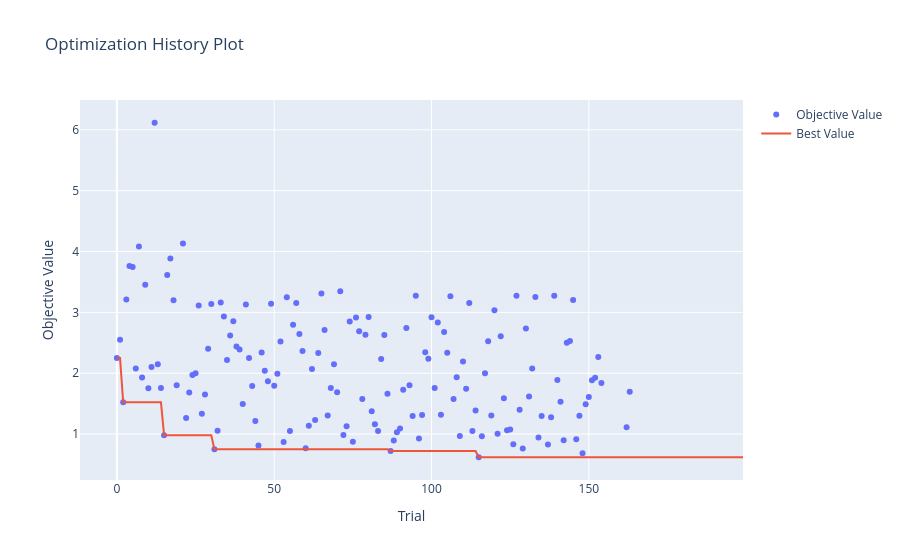
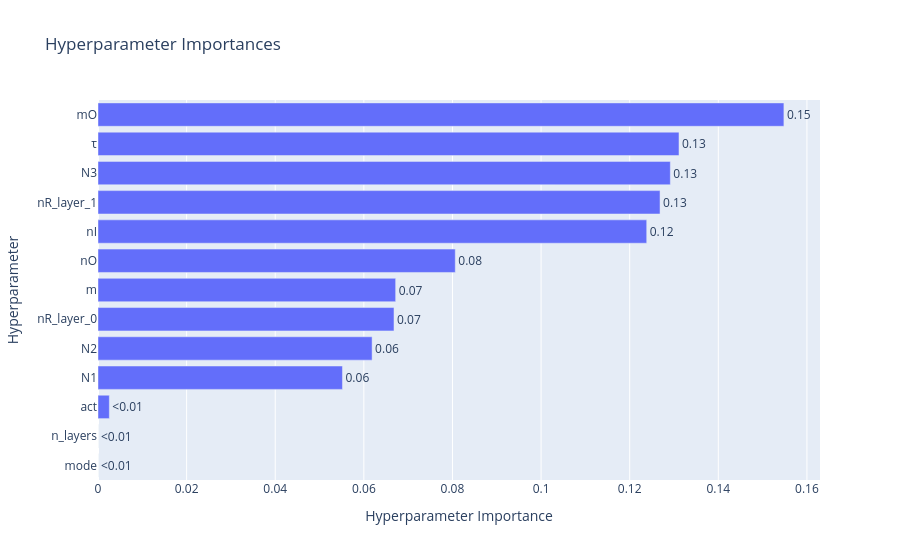
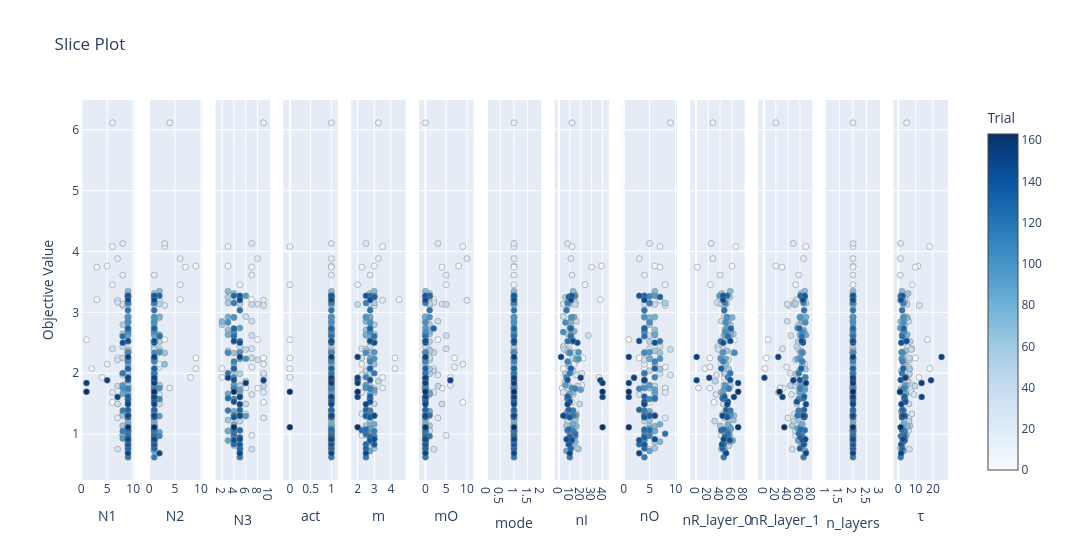

Notebook source saved alongside these figures, in order:
### Markdown cell above
Phase 3 — analysis (new cell):

### Code cell
db = 'sqlite:///' + os.path.abspath(os.path.join('Optimization', RunTag(), 'optuna.db')).replace(os.sep, '/')
for name in sorted(optuna.get_all_study_names(db)):
    st = optuna.load_study(study_name=name, storage=db)
    done = [t for t in st.trials if t.state == optuna.trial.TrialState.COMPLETE]
    best = f'{min(t.value for t in done):.4f}' if done else '-'
    print(f'{name}: {len(st.trials)} trials | {len(done)} completos | melhor {best}')

st = optuna.load_study(study_name='obj1_L2-2_s1', storage=db)   # escolha o estudo
optuna.visualization.plot_optimization_history(st).show()
optuna.visualization.plot_param_importances(st).show()
optuna.visualization.plot_slice(st).show()

### Figure 1 — Plotly figure (JSON) as saved in the notebook; plotly's stock layout.template omitted (floating-point values rounded to 4 significant figures; data arrays with more than 128 entries replaced by an {"elided": "..."} marker saying what was removed)
{"data": [{"mode": "markers", "name": "Objective Value", "type": "scatter", "x": {"elided": "155 int values"}, "y": {"elided": "155 float values"}}, {"mode": "lines", "name": "Best Value", "type": "scatter", "x": {"elided": "200 int values"}, "y": {"elided": "200 float values"}}, {"marker": {"color": "#cccccc"}, "mode": "markers", "name": "Infeasible Trial", "showlegend": false, "type": "scatter", "x": [], "y": []}], "layout": {"title": {"text": "Optimization History Plot"}, "xaxis": {"title": {"text": "Trial"}}, "yaxis": {"title": {"text": "Objective Value"}}}}

### Figure 2 — Plotly figure (JSON) as saved in the notebook; plotly's stock layout.template omitted (floating-point values rounded to 4 significant figures)
{"data": [{"cliponaxis": false, "hovertemplate": ["mode (IntDistribution): 0.0<extra></extra>", "n_layers (IntDistribution): 0.0<extra></extra>", "act (IntDistribution): 0.0025562159551605736<extra></extra>", "N1 (IntDistribution): 0.05517177435411003<extra></extra>", "N2 (IntDistribution): 0.06186429847267671<extra></extra>", "nR_layer_0 (IntDistribution): 0.06680295086059637<extra></extra>", "m (FloatDistribution): 0.067180284101394<extra></extra>", "nO (IntDistribution): 0.08063579394021886<extra></extra>", "nI (IntDistribution): 0.12384122842618635<extra></extra>", "nR_layer_1 (IntDistribution): 0.12684748844130408<extra></extra>", "N3 (IntDistribution): 0.12917293451217954<extra></extra>", "τ (FloatDistribution): 0.13112450544889295<extra></extra>", "mO (IntDistribution): 0.15480252548728035<extra></extra>"], "name": "Objective Value", "orientation": "h", "text": ["<0.01", "<0.01", "<0.01", "0.06", "0.06", "0.07", "0.07", "0.08", "0.12", "0.13", "0.13", "0.13", "0.15"], "textposition": "outside", "type": "bar", "x": [0, 0, 0.002556, 0.05517, 0.06186, 0.0668, 0.06718, 0.08064, 0.1238, 0.1268, 0.1292, 0.1311, 0.1548], "y": ["mode", "n_layers", "act", "N1", "N2", "nR_layer_0", "m", "nO", "nI", "nR_layer_1", "N3", "τ", "mO"]}], "layout": {"title": {"text": "Hyperparameter Importances"}, "xaxis": {"title": {"text": "Hyperparameter Importance"}}, "yaxis": {"title": {"text": "Hyperparameter"}}}}

### Figure 3 — Plotly figure (JSON) as saved in the notebook; plotly's stock layout.template omitted (floating-point values rounded to 4 significant figures; data arrays with more than 128 entries replaced by an {"elided": "..."} marker saying what was removed)
{"data": [{"marker": {"color": {"elided": "155 int values"}, "colorbar": {"title": {"text": "Trial"}, "x": 1, "xpad": 40}, "colorscale": [[0, "rgb(247,251,255)"], [0.125, "rgb(222,235,247)"], [0.25, "rgb(198,219,239)"], [0.375, "rgb(158,202,225)"], [0.5, "rgb(107,174,214)"], [0.625, "rgb(66,146,198)"], [0.75, "rgb(33,113,181)"], [0.875, "rgb(8,81,156)"], [1, "rgb(8,48,107)"]], "line": {"color": "Grey", "width": 0.5}, "showscale": true}, "mode": "markers", "name": "Feasible Trial", "showlegend": false, "type": "scatter", "x": {"elided": "155 int values"}, "xaxis": "x", "y": {"elided": "155 float values"}, "yaxis": "y"}, {"marker": {"color": {"elided": "155 int values"}, "colorbar": {"title": {"text": "Trial"}, "x": 1, "xpad": 40}, "colorscale": [[0, "rgb(247,251,255)"], [0.125, "rgb(222,235,247)"], [0.25, "rgb(198,219,239)"], [0.375, "rgb(158,202,225)"], [0.5, "rgb(107,174,214)"], [0.625, "rgb(66,146,198)"], [0.75, "rgb(33,113,181)"], [0.875, "rgb(8,81,156)"], [1, "rgb(8,48,107)"]], "line": {"color": "Grey", "width": 0.5}, "showscale": false}, "mode": "markers", "name": "Feasible Trial", "showlegend": false, "type": "scatter", "x": {"elided": "155 int values"}, "xaxis": "x2", "y": {"elided": "155 float values"}, "yaxis": "y2"}, {"marker": {"color": {"elided": "155 int values"}, "colorbar": {"title": {"text": "Trial"}, "x": 1, "xpad": 40}, "colorscale": [[0, "rgb(247,251,255)"], [0.125, "rgb(222,235,247)"], [0.25, "rgb(198,219,239)"], [0.375, "rgb(158,202,225)"], [0.5, "rgb(107,174,214)"], [0.625, "rgb(66,146,198)"], [0.75, "rgb(33,113,181)"], [0.875, "rgb(8,81,156)"], [1, "rgb(8,48,107)"]], "line": {"color": "Grey", "width": 0.5}, "showscale": false}, "mode": "markers", "name": "Feasible Trial", "showlegend": false, "type": "scatter", "x": {"elided": "155 int values"}, "xaxis": "x3", "y": {"elided": "155 float values"}, "yaxis": "y3"}, {"marker": {"color": {"elided": "155 int values"}, "colorbar": {"title": {"text": "Trial"}, "x": 1, "xpad": 40}, "colorscale": [[0, "rgb(247,251,255)"], [0.125, "rgb(222,235,247)"], [0.25, "rgb(198,219,239)"], [0.375, "rgb(158,202,225)"], [0.5, "rgb(107,174,214)"], [0.625, "rgb(66,146,198)"], [0.75, "rgb(33,113,181)"], [0.875, "rgb(8,81,156)"], [1, "rgb(8,48,107)"]], "line": {"color": "Grey", "width": 0.5}, "showscale": false}, "mode": "markers", "name": "Feasible Trial", "showlegend": false, "type": "scatter", "x": {"elided": "155 int values"}, "xaxis": "x4", "y": {"elided": "155 float values"}, "yaxis": "y4"}, {"marker": {"color": {"elided": "155 int values"}, "colorbar": {"title": {"text": "Trial"}, "x": 1, "xpad": 40}, "colorscale": [[0, "rgb(247,251,255)"], [0.125, "rgb(222,235,247)"], [0.25, "rgb(198,219,239)"], [0.375, "rgb(158,202,225)"], [0.5, "rgb(107,174,214)"], [0.625, "rgb(66,146,198)"], [0.75, "rgb(33,113,181)"], [0.875, "rgb(8,81,156)"], [1, "rgb(8,48,107)"]], "line": {"color": "Grey", "width": 0.5}, "showscale": false}, "mode": "markers", "name": "Feasible Trial", "showlegend": false, "type": "scatter", "x": {"elided": "155 float values"}, "xaxis": "x5", "y": {"elided": "155 float values"}, "yaxis": "y5"}, {"marker": {"color": {"elided": "155 int values"}, "colorbar": {"title": {"text": "Trial"}, "x": 1, "xpad": 40}, "colorscale": [[0, "rgb(247,251,255)"], [0.125, "rgb(222,235,247)"], [0.25, "rgb(198,219,239)"], [0.375, "rgb(158,202,225)"], [0.5, "rgb(107,174,214)"], [0.625, "rgb(66,146,198)"], [0.75, "rgb(33,113,181)"], [0.875, "rgb(8,81,156)"], [1, "rgb(8,48,107)"]], "line": {"color": "Grey", "width": 0.5}, "showscale": false}, "mode": "markers", "name": "Feasible Trial", "showlegend": false, "type": "scatter", "x": {"elided": "155 int values"}, "xaxis": "x6", "y": {"elided": "155 float values"}, "yaxis": "y6"}, {"marker": {"color": {"elided": "155 int values"}, "colorbar": {"title": {"text": "Trial"}, "x": 1, "xpad": 40}, "colorscale": [[0, "rgb(247,251,255)"], [0.125, "rgb(222,235,247)"], [0.25, "rgb(198,219,239)"], [0.375, "rgb(158,202,225)"], [0.5, "rgb(107,174,214)"], [0.625, "rgb(66,146,198)"], [0.75, "rgb(33,113,181)"], [0.875, "rgb(8,81,156)"], [1, "rgb(8,48,107)"]], "line": {"color": "Grey", "width": 0.5}, "showscale": false}, "mode": "markers", "name": "Feasible Trial", "showlegend": false, "type": "scatter", "x": {"elided": "155 int values"}, "xaxis": "x7", "y": {"elided": "155 float values"}, "yaxis": "y7"}, {"marker": {"color": {"elided": "155 int values"}, "colorbar": {"title": {"text": "Trial"}, "x": 1, "xpad": 40}, "colorscale": [[0, "rgb(247,251,255)"], [0.125, "rgb(222,235,247)"], [0.25, "rgb(198,219,239)"], [0.375, "rgb(158,202,225)"], [0.5, "rgb(107,174,214)"], [0.625, "rgb(66,146,198)"], [0.75, "rgb(33,113,181)"], [0.875, "rgb(8,81,156)"], [1, "rgb(8,48,107)"]], "line": {"color": "Grey", "width": 0.5}, "showscale": false}, "mode": "markers", "name": "Feasible Trial", "showlegend": false, "type": "scatter", "x": {"elided": "155 int values"}, "xaxis": "x8", "y": {"elided": "155 float values"}, "yaxis": "y8"}, {"marker": {"color": {"elided": "155 int values"}, "colorbar": {"title": {"text": "Trial"}, "x": 1, "xpad": 40}, "colorscale": [[0, "rgb(247,251,255)"], [0.125, "rgb(222,235,247)"], [0.25, "rgb(198,219,239)"], [0.375, "rgb(158,202,225)"], [0.5, "rgb(107,174,214)"], [0.625, "rgb(66,146,198)"], [0.75, "rgb(33,113,181)"], [0.875, "rgb(8,81,156)"], [1, "rgb(8,48,107)"]], "line": {"color": "Grey", "width": 0.5}, "showscale": false}, "mode": "markers", "name": "Feasible Trial", "showlegend": false, "type": "scatter", "x": {"elided": "155 int values"}, "xaxis": "x9", "y": {"elided": "155 float values"}, "yaxis": "y9"}, {"marker": {"color": {"elided": "155 int values"}, "colorbar": {"title": {"text": "Trial"}, "x": 1, "xpad": 40}, "colorscale": [[0, "rgb(247,251,255)"], [0.125, "rgb(222,235,247)"], [0.25, "rgb(198,219,239)"], [0.375, "rgb(158,202,225)"], [0.5, "rgb(107,174,214)"], [0.625, "rgb(66,146,198)"], [0.75, "rgb(33,113,181)"], [0.875, "rgb(8,81,156)"], [1, "rgb(8,48,107)"]], "line": {"color": "Grey", "width": 0.5}, "showscale": false}, "mode": "markers", "name": "Feasible Trial", "showlegend": false, "type": "scatter", "x": {"elided": "155 int values"}, "xaxis": "x10", "y": {"elided": "155 float values"}, "yaxis": "y10"}, {"marker": {"color": {"elided": "155 int values"}, "colorbar": {"title": {"text": "Trial"}, "x": 1, "xpad": 40}, "colorscale": [[0, "rgb(247,251,255)"], [0.125, "rgb(222,235,247)"], [0.25, "rgb(198,219,239)"], [0.375, "rgb(158,202,225)"], [0.5, "rgb(107,174,214)"], [0.625, "rgb(66,146,198)"], [0.75, "rgb(33,113,181)"], [0.875, "rgb(8,81,156)"], [1, "rgb(8,48,107)"]], "line": {"color": "Grey", "width": 0.5}, "showscale": false}, "mode": "markers", "name": "Feasible Trial", "showlegend": false, "type": "scatter", "x": {"elided": "155 int values"}, "xaxis": "x11", "y": {"elided": "155 float values"}, "yaxis": "y11"}, {"marker": {"color": {"elided": "155 int values"}, "colorbar": {"title": {"text": "Trial"}, "x": 1, "xpad": 40}, "colorscale": [[0, "rgb(247,251,255)"], [0.125, "rgb(222,235,247)"], [0.25, "rgb(198,219,239)"], [0.375, "rgb(158,202,225)"], [0.5, "rgb(107,174,214)"], [0.625, "rgb(66,146,198)"], [0.75, "rgb(33,113,181)"], [0.875, "rgb(8,81,156)"], [1, "rgb(8,48,107)"]], "line": {"color": "Grey", "width": 0.5}, "showscale": false}, "mode": "markers", "name": "Feasible Trial", "showlegend": false, "type": "scatter", "x": {"elided": "155 int values"}, "xaxis": "x12", "y": {"elided": "155 float values"}, "yaxis": "y12"}, {"marker": {"color": {"elided": "155 int values"}, "colorbar": {"title": {"text": "Trial"}, "x": 1, "xpad": 40}, "colorscale": [[0, "rgb(247,251,255)"], [0.125, "rgb(222,235,247)"], [0.25, "rgb(198,219,239)"], [0.375, "rgb(158,202,225)"], [0.5, "rgb(107,174,214)"], [0.625, "rgb(66,146,198)"], [0.75, "rgb(33,113,181)"], [0.875, "rgb(8,81,156)"], [1, "rgb(8,48,107)"]], "line": {"color": "Grey", "width": 0.5}, "showscale": false}, "mode": "markers", "name": "Feasible Trial", "showlegend": false, "type": "scatter", "x": {"elided": "155 float values"}, "xaxis": "x13", "y": {"elided": "155 float values"}, "yaxis": "y13"}], "layout": {"title": {"text": "Slice Plot"}, "width": 3900, "xaxis": {"anchor": "y", "domain": [0, 0.06272], "title": {"text": "N1"}}, "xaxis10": {"anchor": "y10", "domain": [0.703, 0.7657], "title": {"text": "nR_layer_0"}}, "xaxis11": {"anchor": "y11", "domain": [0.7811, 0.8438], "title": {"text": "nR_layer_1"}}, "xaxis12": {"anchor": "y12", "domain": [0.8592, 0.9219], "title": {"text": "n_layers"}}, "xaxis13": {"anchor": "y13", "domain": [0.9373, 1.0], "title": {"text": "τ"}}, "xaxis2": {"anchor": "y2", "domain": [0.07811, 0.1408], "title": {"text": "N2"}}, "xaxis3": {"anchor": "y3", "domain": [0.1562, 0.2189], "title": {"text": "N3"}}, "xaxis4": {"anchor": "y4", "domain": [0.2343, 0.297], "title": {"text": "act"}}, "xaxis5": {"anchor": "y5", "domain": [0.3124, 0.3751], "title": {"text": "m"}}, "xaxis6": {"anchor": "y6", "domain": [0.3905, 0.4533], "title": {"text": "mO"}}, "xaxis7": {"anchor": "y7", "domain": [0.4686, 0.5314], "title": {"text": "mode"}}, "xaxis8": {"anchor": "y8", "domain": [0.5467, 0.6095], "title": {"text": "nI"}}, "xaxis9": {"anchor": "y9", "domain": [0.6249, 0.6876], "title": {"text": "nO"}}, "yaxis": {"anchor": "x", "domain": [0, 1], "title": {"text": "Objective Value"}}, "yaxis10": {"anchor": "x10", "domain": [0, 1], "matches": "y", "showticklabels": false}, "yaxis11": {"anchor": "x11", "domain": [0, 1], "matches": "y", "showticklabels": false}, "yaxis12": {"anchor": "x12", "domain": [0, 1], "matches": "y", "showticklabels": false}, "yaxis13": {"anchor": "x13", "domain": [0, 1], "matches": "y", "showticklabels": false}, "yaxis2": {"anchor": "x2", "domain": [0, 1], "matches": "y", "showticklabels": false}, "yaxis3": {"anchor": "x3", "domain": [0, 1], "matches": "y", "showticklabels": false}, "yaxis4": {"anchor": "x4", "domain": [0, 1], "matches": "y", "showticklabels": false}, "yaxis5": {"anchor": "x5", "domain": [0, 1], "matches": "y", "showticklabels": false}, "yaxis6": {"anchor": "x6", "domain": [0, 1], "matches": "y", "showticklabels": false}, "yaxis7": {"anchor": "x7", "domain": [0, 1], "matches": "y", "showticklabels": false}, "yaxis8": {"anchor": "x8", "domain": [0, 1], "matches": "y", "showticklabels": false}, "yaxis9": {"anchor": "x9", "domain": [0, 1], "matches": "y", "showticklabels": false}}}
